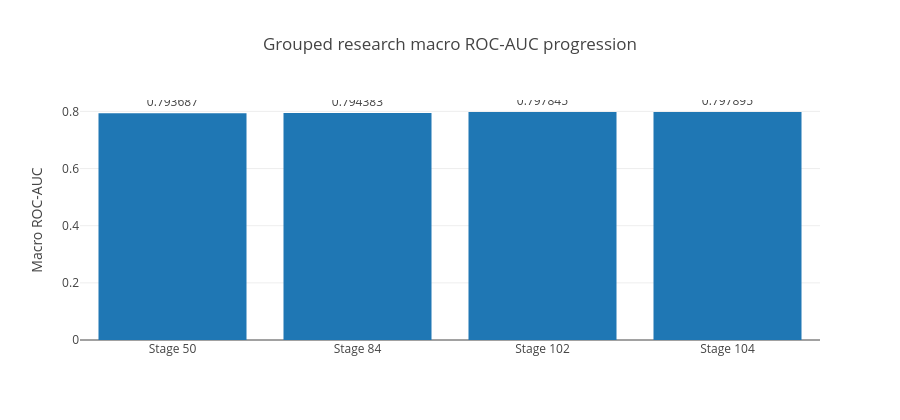

The code cell stored with this chart in its notebook:
### Markdown cell above
# Winner transfer and cross-slice context modeling

This notebook is the current aggregate public research frontier. It shows how a prior-solution capability audit led to a controlled context-modeling gain, and how a later tiny point increase was kept inconclusive because paired uncertainty crossed zero.

**Evidence boundary:** grouped internal development metrics are not directly comparable with the external recorded 0.943 score. No row-level predictions, identifiers, weights, cloud paths, or exact competition inference logic are published.

### Code cell
scores = {'stage50': 0.7936872288, 'stage84': 0.7943833866, 'stage102': 0.7978447502, 'stage104': 0.7978946262}
print('M14_WINNER_TRANSFER_CONTEXT_FRONTIER')

### Figure 1 — Plotly figure (JSON) as saved in the notebook; plotly's stock layout.template omitted (floating-point values rounded to 4 significant figures)
{"data": [{"type": "bar", "x": ["Stage 50", "Stage 84", "Stage 102", "Stage 104"], "y": [0.7937, 0.7944, 0.7978, 0.7979], "text": ["0.793687", "0.794383", "0.797845", "0.797895"], "textposition": "outside"}], "layout": {"title": {"text": "Grouped research macro ROC-AUC progression"}, "yaxis": {"title": {"text": "Macro ROC-AUC"}}, "width": 900, "height": 420}}
